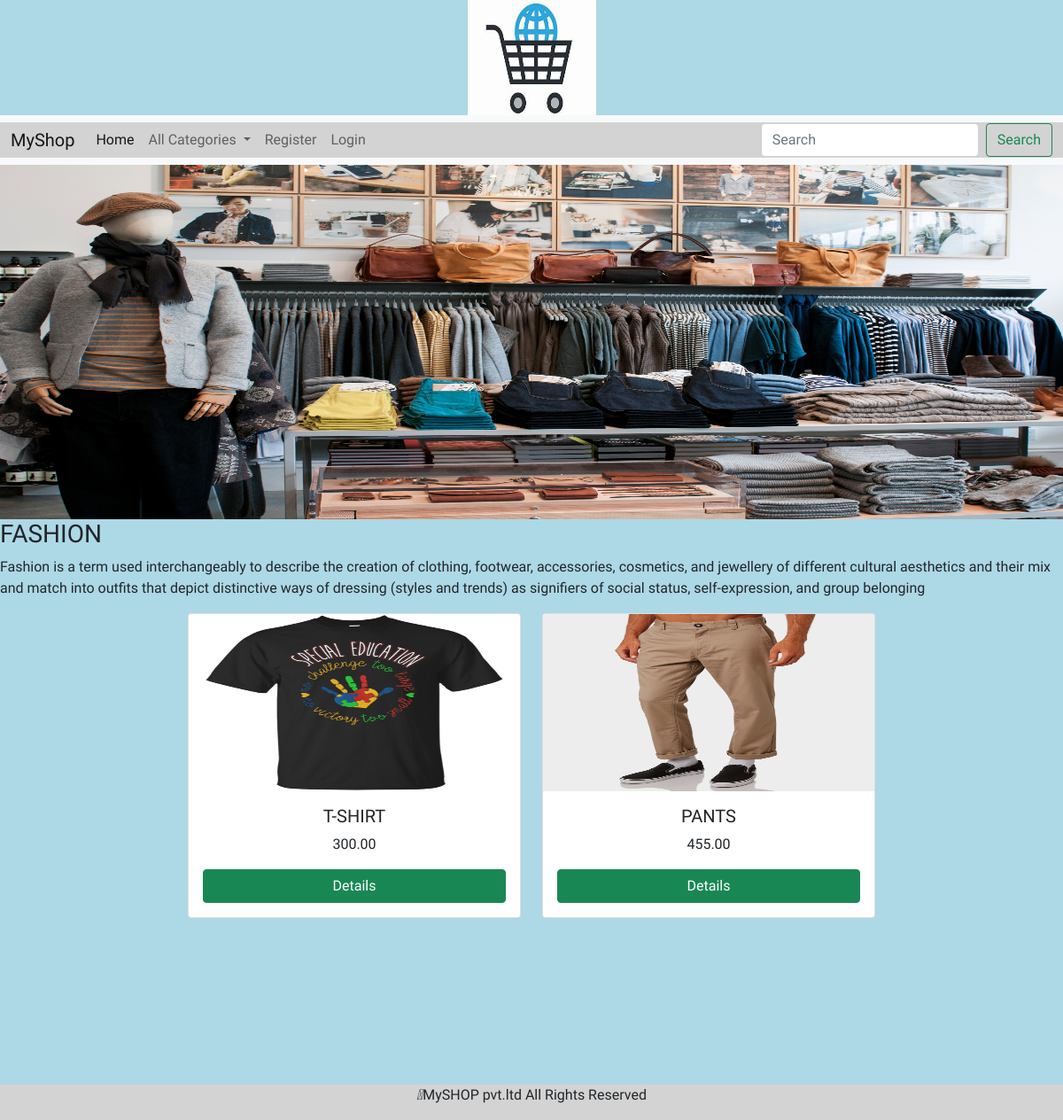
The page /allprod/FASHION on the database its author committed.
### shop/models.py (models this page shows, shortened)
class category(models.Model):
    name=models.CharField(max_length=20)
    description=models.TextField()
    image = models.ImageField(upload_to="ecommerce/static.images", null=True, blank=True)

class product(models.Model):
    name = models.CharField(max_length=20)
    description = models.TextField()
    image = models.ImageField(upload_to="product", null=True, blank=True)
    price=models.DecimalField(max_digits=10,decimal_places=2)
    category=models.ForeignKey(category,on_delete=models.CASCADE)
    stock=models.IntegerField()
    available=models.BooleanField(default=True)
    created=models.DateTimeField(auto_now_add=True)
    updated=models.DateTimeField(auto_now=True)

### shop/views.py (the view)
# urls.py: path('allprod/<p>',views.allproducts,name="allprod"),
def allproducts(request,p):
    c=category.objects.get(name=p)
    p=product.objects.filter(category=c)
    return render(request,'products.html',{'c':c,'p':p})

### shop/context_processors.py (called while the page is built)
def menu_links(request):
    c=category.objects.all()
    return{'links':c}

### templates/products.html (shortened to what this page needs)
<!DOCTYPE html>
{% extends 'base.html' %}
{% load static %}
{% block content %}
<img src="{{ c.image.url }}" style="height: 400px; width: 100%">
<h3>{{ c.name }}</h3>
<p>{{ c.description }}</p>
<div class="container-fluid" style="margin-bottom: 180px;">
  <div class="row justify-content-center">
    {% for i in p %}
      <div class="col-sm-4 mb-5">
        <div class="card">
          <img src="{{ i.image.url }}" height="200px" width="100%" class="card-img-top" alt="">
          <div class="card-body">
            <h5 class="card-title text-center">{{ i.name }}</h5>
            <p class="card-text text-center">{{ i.price }}</p>
            <a href="{% url 'shop:details' i.name%}" class="btn btn-success d-block mx-auto">Details</a>
          </div>
        </div>
      </div>
    {% endfor %}
  </div>
</div>
{% endblock %}

### static/css/style.css (style rules this page uses)
body { background-color:lightblue; font-family: 'Coustard', serif; }

### rows shown on the page
category: image (picture), name "FASHION", description "Fashion is a term used interchangeably to describe the creation of clothing, footwear, accessories, cosmetics, and jewellery of different cultural aesthetics and their mix and match into outfits that depict distinctive ways of dressing (styles and trends) as signifiers of social status, self-expression, and group belonging"
product: image (picture), name "T-SHIRT", price "300.00"
product: image (picture), name "PANTS", price "455.00"
